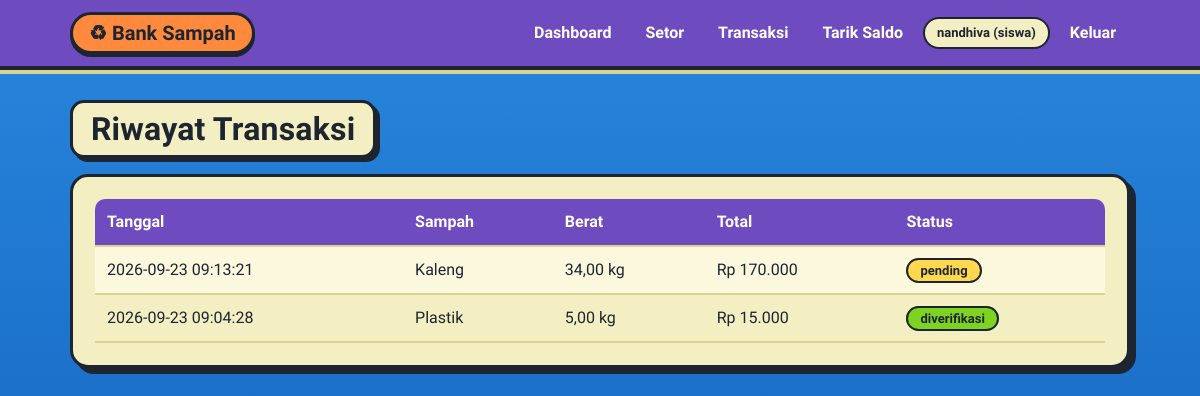
The app's page /transaksi.php (signed in) with its own data.
### tables this page shows
CREATE TABLE `transaksi` (
  `id_transaksi` int(11) NOT NULL,
  `id_user` int(11) NOT NULL,
  `id_sampah` int(11) NOT NULL,
  `tipe` enum('setor','ambil') NOT NULL DEFAULT 'setor',
  `berat_kg` decimal(10,2) NOT NULL,
  `total_rp` decimal(10,2) NOT NULL,
  `status` enum('pending','diverifikasi','ditolak') NOT NULL DEFAULT 'pending',
  `tanggal` datetime NOT NULL DEFAULT current_timestamp()
);

CREATE TABLE `sampah` (
  `id_sampah` int(11) NOT NULL,
  `jenis_sampah` varchar(50) NOT NULL,
  `harga_per_kg` decimal(10,2) NOT NULL,
  `stok_kg` decimal(10,2) NOT NULL DEFAULT 0.00
);

### config.php (called while the page is built, shortened)
<?php
function e($value) {
    return htmlspecialchars((string)$value, ENT_QUOTES, 'UTF-8');
}
?>

### transaksi.php (the view)
<?php
require 'config.php'; wajib_login();
$uid=(int)$_SESSION['user']['id_user'];
$stmt=$conn->prepare("SELECT t.*,s.jenis_sampah FROM transaksi t JOIN sampah s ON s.id_sampah=t.id_sampah WHERE t.id_user=? ORDER BY t.tanggal DESC");
$stmt->bind_param("i",$uid); $stmt->execute(); $rows=$stmt->get_result();
?>
<!doctype html><html lang="id"><head><meta charset="utf-8"><meta name="viewport" content="width=device-width,initial-scale=1"><title>Transaksi</title><link rel="stylesheet" href="style.css?v=3"></head>
<body><?php include 'nav.php'; ?><main class="container"><h1>Riwayat Transaksi</h1><div class="panel table-wrap"><table><tr><th>Tanggal</th><th>Sampah</th><th>Berat</th><th>Total</th><th>Status</th></tr>
<?php while($r=$rows->fetch_assoc()): ?><tr><td><?=e($r['tanggal'])?></td><td><?=e($r['jenis_sampah'])?></td><td><?=number_format($r['berat_kg'],2,',','.')?> kg</td><td>Rp <?=number_format($r['total_rp'],0,',','.')?></td><td><span class="badge <?=e($r['status'])?>"><?=e($r['status'])?></span></td></tr><?php endwhile; ?>
</table></div></main></body></html>

### style.css (style rules this page uses)
:root { --laut-atas:#2f8fe6; --laut-bawah:#0e5cb5; --pasir:#f4efc2; --pasir-tua:#d9d38f; --pelampung:#ff8a3d; --ungu:#6f4bc0; --karang:#c9235f; --rumput:#7ed321; --tinta:#1c2530; --abu:#4b5563; }
* { box-sizing:border-box }
body { margin:0; font-family:'Baloo 2','Trebuchet MS',Verdana,sans-serif; font-size:16px; line-height:1.5; color:var(--tinta); min-height:100vh; background: linear-gradient(#0e5cb52e,#0e5cb52e), url('bottom.png') center bottom/cover no-repeat fixed, linear-gradient(180deg,var(--laut-atas) 0%,var(--laut-bawah) 100%); }
h1,h2 { font-weight:800;letter-spacing:.2px;margin:0 0 10px }
h1 { font-size:32px;color:var(--tinta) }
.container>h1,.container>p.muted { display:inline-block;background:var(--pasir);border:3px solid var(--tinta);border-radius:14px;padding:2px 18px;box-shadow:4px 4px 0 var(--tinta);margin-bottom:16px }
.container { max-width:1100px;margin:30px auto;padding:0 20px }
.card,.panel { background:var(--pasir); border:3px solid var(--tinta); border-radius:18px; padding:22px; box-shadow:6px 6px 0 var(--tinta); margin-bottom:24px; }
table { width:100%;border-collapse:separate;border-spacing:0 }
th,td { text-align:left;padding:11px 12px;border-bottom:2px solid var(--pasir-tua);white-space:nowrap }
th { background:var(--ungu);color:#fff;font-weight:800 }
th:first-child { border-top-left-radius:10px }
th:last-child { border-top-right-radius:10px }
tr:nth-child(even) td { background:#fbf8de }
.table-wrap { overflow:auto }
.badge { padding:3px 12px;border-radius:999px;background:#fff;border:2px solid var(--tinta);font-size:13px;font-weight:800 }
.badge.diverifikasi { background:var(--rumput) }
.badge.pending { background:#ffd84d }

### records on screen
transaksi: tanggal "2026-09-23 09:13:21", id_sampah.jenis_sampah "Kaleng", berat_kg "34,00", total_rp "170.000", status "pending"
transaksi: tanggal "2026-09-23 09:04:28", id_sampah.jenis_sampah "Plastik", berat_kg "5,00", total_rp "15.000", status "diverifikasi"

### other values on screen
$u['nama'] "nandhiva"
$u['role'] "siswa"
